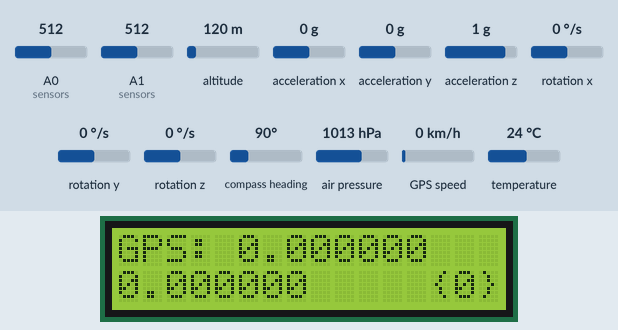
Simulated run of this sketch. Board: Arduino Uno, built with avr-gcc and run on an emulated ATmega328P. Shown: 16×2 character LCD. Wiring (inferred from the names in the program): MPU-6050 motion sensor at I2C address 0x68; BMP280 pressure sensor at I2C address 0x76. The inputs (shaded band) are chosen by the test bench; at power-on: A0 (sensors) = 512, A1 (sensors) = 512, altitude 120 m, acceleration x 0 g, acceleration y 0 g, acceleration z 1 g, rotation x 0 °/s, rotation y 0 °/s, rotation z 0 °/s, compass heading 90°, air pressure 1013 hPa, GPS speed 0 km/h, temperature 24 °C. The GPS gets a fix after 3 s at 37.7749, -122.4194 with 8 satellites; no radio packets arrive unless stated; what the sketch prints to the serial monitor is not drawn.

Above: at 0.8 s.

The sketch:

Sensors_testing.ino
```cpp
#include <Wire.h>
#include "printf.h"

const int GLOBAL_LOOP_DELAY = 1500;
const boolean USING_PLOTTER = false;

#include "sensors.h"
#include "climatic.h"
#include "acceleration.h"
#include "radio.h"
#include "gps.h"
#include "lcd.h"

void setup() {
  Serial.begin(9600);
  printf_begin();
  Wire.begin();
  climaticInit();
  accelerationInit();
  radioInit();
  gpsInit();
  lcdInit();
}

void loop() {
  sensorsProcess();
  climaticProcess();
  accelerationProcess();
  radioProcess();
  gpsProcess();
  lcdProcess();

  debugToSerial();

  delay(GLOBAL_LOOP_DELAY);
}

void debugToSerial() {
  if (!USING_PLOTTER) {
    Serial.print(F("Temperature = "));
    Serial.print(cTemp);
    Serial.println(" *C");
    Serial.print(F("Pressure = "));
    Serial.print(pressure);
    Serial.println(" hPa");
    Serial.print(F("Approx altitude = "));
    Serial.print(altitude);
    Serial.println(" m");
    Serial.print(F("ax ay az = "));
  }
  Serial.print(accelDiff[0]);
  Serial.print(" ");
  Serial.print(accelDiff[1]);
  Serial.print(" ");
  Serial.println(accelDiff[2]);
  Serial.print(F("vx vy vz = "));
  Serial.print(vel[0]);
  Serial.print(" ");
  Serial.print(vel[1]);
  Serial.print(" ");
  Serial.println(vel[2]);
  Serial.print("Time step = ");
  Serial.println(dt);
  if (!USING_PLOTTER) {
    Serial.print(F("Battery = "));
    Serial.print(batteryVoltage * 1.17);
    Serial.println(" V");
    Serial.print(F("Sun = "));
    Serial.print(sunVoltage * 1.17);
    Serial.println(" V");
  }
  Serial.println();
}
```

acceleration.h
```cpp
const int MPU_addr = 0x68; // адрес датчика
const float G = 9.81;

// массив данных
// [accX, accY, accZ, temp, gyrX, gyrY, gyrZ]
// acc - ускорение, temp - температура (raw), gyr - угловая скорость

boolean firstLoop = true;
int16_t data[7];
float accelSensitivity = 16384; // LSB/g
float gyroSensitivity = 131; // LSB/*/s
float accelGyro[7], lastAccel[3], accelDiff[3], vel[3];
float dt = GLOBAL_LOOP_DELAY; // in seconds already
float lastTime = millis();

float truncate(float val, byte dec)
{
  float x = val * pow(10, dec);
  float y = round(x);
  float z = x - y;
  if ((int)z == 5)
  {
    y++;
  } else {}
  x = y / pow(10, dec);
  return x;
}

void saveRAWdata() {
  Wire.beginTransmission(MPU_addr);
  Wire.write(0x3B);  // starting with register 0x3B (ACCEL_XOUT_H)
  Wire.endTransmission(false);
  Wire.requestFrom(MPU_addr, 14, true); // request a total of 14 registers
  for (byte i = 0; i < 7; i++) {
    data[i] = Wire.read() << 8 | Wire.read();
  }
}

void refreshAccelGyro() {
  // Save last accel values
  lastAccel[0] = accelGyro[0];
  lastAccel[1] = accelGyro[1];
  lastAccel[2] = accelGyro[2];

  // Convert new accel values from RAW. Fix zero values.
  accelGyro[0] = data[0] / accelSensitivity - 0.01;
  accelGyro[1] = data[1] / accelSensitivity + 0.015;
  accelGyro[2] = data[2] / accelSensitivity + 0.01;
  accelGyro[4] = data[4] / gyroSensitivity - 0.35;
  accelGyro[5] = data[5] / gyroSensitivity - 3.59;
  accelGyro[6] = data[6] / gyroSensitivity + 0.12;

  // Truncate values
  accelGyro[0] = truncate(accelGyro[0], 2);
  accelGyro[1] = truncate(accelGyro[1], 2);
  accelGyro[2] = truncate(accelGyro[2], 2);
  accelGyro[4] = round(accelGyro[4]);
  accelGyro[5] = round(accelGyro[5]);
  accelGyro[6] = round(accelGyro[6]);

  // Save accel differences
  accelDiff[0] = accelGyro[0] - lastAccel[0];
  accelDiff[1] = accelGyro[1] - lastAccel[1];
  accelDiff[2] = accelGyro[2] - lastAccel[2];
}

void calcVelocity() {
  if (!firstLoop) {
    vel[0] += accelDiff[0] * G * dt;
    vel[1] += accelDiff[1] * G * dt;
    vel[2] += accelDiff[2] * G * dt;
  }
  else firstLoop = false;
}

void accelerationInit() {
  Wire.begin();
  Wire.beginTransmission(MPU_addr);
  Wire.write(0x6B);  // PWR_MGMT_1 register
  Wire.write(0);     // set to zero (wakes up the MPU-6050)
  Wire.endTransmission(true);

  // Configure Accelerometer Sensitivity - Full Scale Range (default +/- 2g)
  Wire.beginTransmission(MPU_addr);
  Wire.write(0x1C);                  //Talk to the ACCEL_CONFIG register (1C hex)
  Wire.write(0x00);                  //Set the register bits as 00000000 (+/- 2g full scale range)
  //Wire.write(0x10);                  //Set the register bits as 00010000 (+/- 4g full scale range)
  //Wire.write(0x20);                  //Set the register bits as 00020000 (+/- 8g full scale range)
  //Wire.write(0x30);                  //Set the register bits as 00030000 (+/- 16g full scale range)
  Wire.endTransmission(true);

  // Configure Gyro Sensitivity - Full Scale Range (default +/- 250deg/s)
  Wire.beginTransmission(MPU_addr);
  Wire.write(0x1B);                   // Talk to the GYRO_CONFIG register (1B hex)
  Wire.write(0x00);                   // Set the register bits as 00000000 (250deg/s full scale)
  //Wire.write(0x10);                   // Set the register bits as 00010000 (500deg/s full scale)
  //Wire.write(0x20);                   // Set the register bits as 00020000 (1000deg/s full scale)
  //Wire.write(0x30);                   // Set the register bits as 00030000 (2000deg/s full scale)
  Wire.endTransmission(true);

  firstLoop = true;
  delay(25);
}

float defineAccelVector() {
  return sqrt(pow(accelDiff[0], 2) + pow(accelDiff[1], 2) + pow(accelDiff[2], 2));
}

void accelerationProcess() {
  // Update dt
  dt = (millis() - lastTime) / 1000;
  lastTime = millis();

  // Get RAW data
  saveRAWdata();

  // Prepare values is needed
  refreshAccelGyro();
  calcVelocity();
}
```

climatic.h
```cpp
// (licence header left out)
// BMP280 I2C address is 0x76(108)
#define bmp_addr 0x76

double cTemp = 0;
double fTemp = 0;
double pressure = 0;
double altitude = 0;
const int MINSK_HPA = 1019;

void climaticInit() {
  Wire.begin();
}

float calculateAltitude(float seaLevelhPa) {
  return 44330 * (1.0 - pow(pressure / seaLevelhPa, 0.1903));
}

void refreshPT() {
  unsigned int b1[24];
  unsigned int data[8];
  for (int i = 0; i < 24; i++)
  {
    // Start I2C Transmission
    Wire.beginTransmission(bmp_addr);
    // Select data register
    Wire.write((136 + i));
    // Stop I2C Transmission
    Wire.endTransmission();

    // Request 1 byte of data
    Wire.requestFrom(bmp_addr, 1);

    // Read 1 byte of data
    if (Wire.available() == 1)
    {
      b1[i] = Wire.read();
    }
  }
  // Convert the data
  // temp coefficients
  unsigned int dig_T1 = (b1[0] & 0xFF) + ((b1[1] & 0xFF) * 256);
  int dig_T2 = b1[2] + (b1[3] * 256);
  int dig_T3 = b1[4] + (b1[5] * 256);

  // pressure coefficients
  unsigned int dig_P1 = (b1[6] & 0xFF) + ((b1[7] & 0xFF) * 256);
  int dig_P2 = b1[8] + (b1[9] * 256);
  int dig_P3 = b1[10] + (b1[11] * 256);
  int dig_P4 = b1[12] + (b1[13] * 256);
  int dig_P5 = b1[14] + (b1[15] * 256);
  int dig_P6 = b1[16] + (b1[17] * 256);
  int dig_P7 = b1[18] + (b1[19] * 256);
  int dig_P8 = b1[20] + (b1[21] * 256);
  int dig_P9 = b1[22] + (b1[23] * 256);

  // Start I2C Transmission
  Wire.beginTransmission(bmp_addr);
  // Select control measurement register
  Wire.write(0xF4);
  // Normal mode, temp and pressure over sampling rate = 1
  Wire.write(0x27);
  // Stop I2C Transmission
  Wire.endTransmission();

  // Start I2C Transmission
  Wire.beginTransmission(bmp_addr);
  // Select config register
  Wire.write(0xF5);
  // Stand_by time = 1000ms
  Wire.write(0xA0);
  // Stop I2C Transmission
  Wire.endTransmission();

  for (int i = 0; i < 8; i++)
  {
    // Start I2C Transmission
    Wire.beginTransmission(bmp_addr);
    // Select data register
    Wire.write((247 + i));
    // Stop I2C Transmission
    Wire.endTransmission();

    // Request 1 byte of data
    Wire.requestFrom(bmp_addr, 1);

    // Read 1 byte of data
    if (Wire.available() == 1)
    {
      data[i] = Wire.read();
    }
  }

  // Convert pressure and temperature data to 19-bits
  long adc_p = (((long)(data[0] & 0xFF) * 65536) + ((long)(data[1] & 0xFF) * 256) + (long)(data[2] & 0xF0)) / 16;
  long adc_t = (((long)(data[3] & 0xFF) * 65536) + ((long)(data[4] & 0xFF) * 256) + (long)(data[5] & 0xF0)) / 16;

  // Temperature offset calculations
  double var1 = (((double)adc_t) / 16384.0 - ((double)dig_T1) / 1024.0) * ((double)dig_T2);
  double var2 = ((((double)adc_t) / 131072.0 - ((double)dig_T1) / 8192.0) *
                 (((double)adc_t) / 131072.0 - ((double)dig_T1) / 8192.0)) * ((double)dig_T3);
  double t_fine = (long)(var1 + var2);
  cTemp = (var1 + var2) / 5120.0;
  fTemp = cTemp * 1.8 + 32;

  // Pressure offset calculations
  var1 = ((double)t_fine / 2.0) - 64000.0;
  var2 = var1 * var1 * ((double)dig_P6) / 32768.0;
  var2 = var2 + var1 * ((double)dig_P5) * 2.0;
  var2 = (var2 / 4.0) + (((double)dig_P4) * 65536.0);
  var1 = (((double) dig_P3) * var1 * var1 / 524288.0 + ((double) dig_P2) * var1) / 524288.0;
  var1 = (1.0 + var1 / 32768.0) * ((double)dig_P1);
  double p = 1048576.0 - (double)adc_p;
  p = (p - (var2 / 4096.0)) * 6250.0 / var1;
  var1 = ((double) dig_P9) * p * p / 2147483648.0;
  var2 = p * ((double) dig_P8) / 32768.0;
  pressure = (p + (var1 + var2 + ((double)dig_P7)) / 16.0) / 100;
  altitude = calculateAltitude(MINSK_HPA);
}

void climaticProcess()
{
  refreshPT();
}
```

gps.h
```cpp
#include <TinyGPS++.h>
#include <SoftwareSerial.h>

const int rxPin = 2, txPin = 3;
int satNumber = 0;
double latitude = 0, longitude = 0;

SoftwareSerial gpsSerial(rxPin, txPin);
TinyGPSPlus gpsParser;

void gpsInit() {
  gpsSerial.begin(9600);
  Serial.println("GPS initialized.");
}

void gpsProcess() {
  // This sketch displays information every time a new sentence is correctly encoded.
  if (gpsSerial.available() > 0) {
    gpsParser.encode(gpsSerial.read());
    satNumber = gpsParser.satellites.value();
    Serial.print("GPS Satellites found: ");
    Serial.println(satNumber);
    Serial.print("GPS date: ");
    Serial.println(gpsParser.date.value());
    if (gpsParser.location.isUpdated()) {
      // Latitude in degrees (double)
      latitude = gpsParser.location.lat();
      Serial.print("Latitude = ");
      Serial.print(latitude, 6);
      // Longitude in degrees (double)
      longitude = gpsParser.location.lng();
      Serial.print(", longitude = ");
      Serial.println(longitude, 6);
    }
  }
}
```

radio.h
```cpp
#include <SPI.h>
#include <nRF24L01.h>
#include <RF24.h>

RF24 radio(8, 10); //CE, CSN
byte pipe[6] = "1SNSR";
byte payload[7];

void radioInit() {
  pinMode(LED_BUILTIN, OUTPUT);
  if (!USING_PLOTTER) Serial.println("Configure NRF24...");
  SPI.begin();

  radio.begin();
  radio.enableDynamicPayloads();
  radio.setAutoAck(true);
  radio.setPALevel(RF24_PA_HIGH);
  radio.setRetries(5, 15);
  radio.setDataRate(RF24_250KBPS);
  radio.setChannel(55);
  radio.setCRCLength(RF24_CRC_16);
  radio.setPayloadSize(32);
  radio.openWritingPipe(pipe);
  radio.stopListening();

  if (!USING_PLOTTER) radio.printDetails();
  delay(500);
  Serial.println();
}

void radioProcess() {
  payload[0] = (cTemp - 10) * 10;
  payload[1] = pressure - 850;
  payload[2] = batteryVoltage * 25;
  payload[3] = sunVoltage * 25;
  payload[4] = accelGyro[0] * 15 + 50;
  payload[5] = accelGyro[1] * 15 + 50;
  payload[6] = accelGyro[2] * 15 + 50;
  radio.stopListening();
  if (radio.write(payload, sizeof(payload))) {
    digitalWrite(LED_BUILTIN, HIGH);
    if (!USING_PLOTTER) Serial.print("TRANSMIT DONE.");
    delay(100);
    digitalWrite(LED_BUILTIN, LOW);
    if (!USING_PLOTTER) {
      Serial.print("    Retries: ");
      Serial.println(radio.getARC());
    }
  } else {
    if (!USING_PLOTTER) {
      Serial.println("TRANSMIT FAILED. ");
      Serial.print("    Retries: ");
      Serial.println(radio.getARC());
    }
    delay(100);
  }
  radio.startListening();
}
```

sensors.h
```cpp
float batteryVoltage = 0;
byte batteryPercentage = 4;
float sunVoltage = 0;
const float OFF_LEVEL = 3.18; // was 3.03
const float MAX_LEVEL = 4.03;

void sensorsInit() {
  analogReference(DEFAULT);
  pinMode(A0, INPUT);
  pinMode(A1, INPUT);
}

void sensorsProcess() {
	 batteryVoltage = analogRead(A0) * 5.0 / 1024;
   batteryVoltage /= 0.276;
   batteryPercentage = (batteryVoltage - OFF_LEVEL) / (MAX_LEVEL - OFF_LEVEL) * 100;
   batteryPercentage = round(constrain(batteryPercentage, 1, 100));
	 sunVoltage = analogRead(A1) * 5.0 / 1024;
   sunVoltage /= 0.16;
}
```

lcd.h
```cpp
#include <LiquidCrystal_I2C.h>

LiquidCrystal_I2C lcd(0x27, 16, 2);

int page = 5;
boolean autoTransition = false;

void lcdInit() {
  lcd.init();
  lcd.clear();
  lcd.backlight();
  lcd.setCursor(0, 0);
}

void lcdProcess() {
  lcd.clear();
  lcd.setCursor(0, 0);
  switch (page)
  { case 1:
      lcd.print("T = ");
      lcd.print(cTemp);
      lcd.print(" *C");
      lcd.setCursor(0, 1);
      lcd.print("P = ");
      lcd.print(pressure / 10);
      lcd.print(" kPa");
      break;
    case 2:
      lcd.print("batt = ");
      lcd.print(batteryVoltage);
      lcd.print(" V");
      lcd.setCursor(0, 1);
      lcd.print("sun = ");
      lcd.print(sunVoltage);
      lcd.print(" V");
      break;
    case 3:
      lcd.print("accVec = ");
      lcd.print(defineAccelVector());
      lcd.print(" g");
      lcd.setCursor(0, 1);
      lcd.print("gyro = ");
      lcd.print(max(max(accelGyro[4], accelGyro[5]), max(accelGyro[5], accelGyro[6])));
      lcd.print(" */s");
      break;
    case 4:
      lcd.print("Vx=");
      lcd.print(vel[0]);
      lcd.print(" ");
      lcd.setCursor(9, 0);
      lcd.print("Vy=");
      lcd.print(vel[1]);
      lcd.setCursor(1, 1);
      lcd.print("Vz=");
      lcd.print(vel[2]);
      lcd.print(" m/s");
      break;
    case 5:
      lcd.print("GPS: ");
      lcd.print(latitude, 6);
      lcd.setCursor(0, 1);
      lcd.print(longitude, 6);
      lcd.setCursor(13, 1);
      lcd.print("{");
      lcd.print(satNumber);
      lcd.print("}");
      if (autoTransition)
        page = 0;
      break;
    default:
      page = 0;
      break;
  }
  if (autoTransition)
    page++;
}
```
